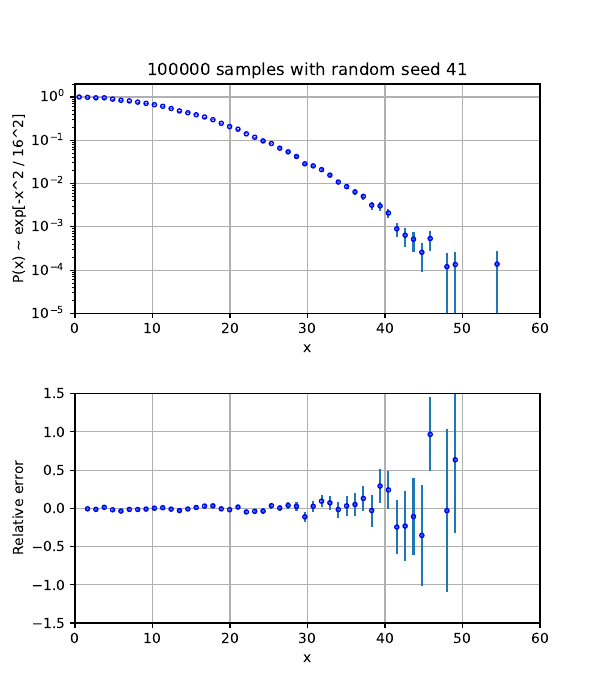

Write Python code to recreate this figure.
#!/usr/bin/python
import os
import sys
import glob
import time
import numpy as np
import matplotlib.pyplot as plt
# ------------------------------------------------------------------
# Generate 100k gaussian random numbers, 'dat', distributed according to
#   exp[-x^2 / 16^2]

# Consider absolute value that we'll also focus on with the LLR method

# Bootstrap dat to determine the relative error on the histogram counts
# in each of Nbins bins (normalized by the first count at x=0)

# !!! Currently only have matplotlib v1.5.2 for python3
# !!! So stick with python2 (and matplotlib v2.2.3) for now

# Parse argument: random seed
if len(sys.argv) < 2:
  print("Usage:", str(sys.argv[0]), "<RNG seed>")
  sys.exit(1)
seed = int(sys.argv[1])
runtime = -time.time()

# Seed (Mersenne Twister) random number generator
# Use thread-safe RandomState instead of (global) seed
# Former should allow multiple independent streams if desired
prng = np.random.RandomState(seed)

# Number of bins for histograms
Nbins = 51
# ------------------------------------------------------------------



# ------------------------------------------------------------------
# Set up array of numbers with hard-coded length Npts=100,000
# We want P(x) ~ exp[x^2 / 16^2]
# Numpy sets up  exp[x^2 / 2sigma^2]
mean = 0.0
stdev = 16.0
Npts = int(1e5)
sigma = stdev / np.sqrt(2.0)
dat = np.abs(prng.normal(mean, sigma, Npts))

# Manually set up bin list using dat
maxdat = max([np.ceil(max(dat)), -1.0 * np.floor(min(dat))])
#print max(dat), np.ceil(max(dat)), min(dat), np.floor(min(dat)), maxdat
spacing = maxdat / Nbins
binlist = np.arange(0, maxdat + 1, spacing)
centers = np.arange(0.5 * spacing, maxdat + 1 - 0.5 * spacing, spacing)
#print len(binlist), len(centers)    # 52, 51
#print binlist
#print centers
#sys.exit(0)

# Quick visual check of full data set
# Use 'density' to compare with P(x)
# This seems to set the integral to unity
# --> will have bins with less than 1/Npts = 1e-5...
#count, bins, ignored = plt.hist(dat, Nbins, density=True,
#                                histtype='step', hatch='//')
#norm = 2.0 / (stdev * np.sqrt(np.pi))   # Double to add both +/- sides
#plt.semilogy(bins, norm * np.exp(-bins**2 / stdev**2),
#             linewidth=2, color='r')
#plt.axis([0.0, 60.0, 1e-7, 0.1])
#plt.xticks(np.arange(0, 61, step=20))
#title = str(Npts) + ' samples with random seed ' + str(seed)
#plt.title(title)
#plt.xlabel('x')
#plt.ylabel('P(x) ~ exp[-x^2 / 16^2]')
#outfile = 'naive_check.pdf'
#plt.savefig(outfile)
#plt.show()

# References for bootstrapping:
# www.physics.utah.edu/~detar/phys6720/handouts/ftspect/ftspect/node7.html
# --> The uncertainty is the standard deviation of the distribution
# www.itl.nist.gov/div898/handbook/eda/section3/bootplot.htm
# --> Do 500 resamples each selecting Npts points with replacement
Nsamples = 500
sample = np.empty_like(dat)   # Npts numbers to be pulled from dat
counts = np.empty((Nsamples, Nbins), dtype = np.float)
for i in range(Nsamples):
  # Checked that this covers the full range, with replacement
  indices = prng.randint(0, high=Npts, size=Npts)
  for j in range(Npts):
    sample[j] = dat[indices[j]]

  # Bin this sample using the fixed binlist defined above
  # Normalize here by count in first bin at x=0
  count, ignored = np.histogram(sample, bins=binlist, density=False)
  norm = 1.0 / float(count[0])
  counts[i] = norm * count
# ------------------------------------------------------------------



# ------------------------------------------------------------------
# Now average the counts in each bin
# The error is the standard deviation of the population, not of the mean
mean = counts.mean(0)
err = counts.std(0)
#print len(mean), len(err)    # 51, 51
#print mean
#print err
#sys.exit(0)

# Set up relative error --- some shenanigans needed to skip NaNs
# Skip first bin, which has no fluctuations since used to normalize
xList = []
devList = []                # Relative deviation of results from exact
relList = []
for i in range(1, Nbins):   # Try to work around divide-by-zero warnings
  if mean[i] > 0.0:
    xList.append(centers[i])
    devList.append(mean[i] / np.exp(-centers[i]**2 / stdev**2) - 1.0)
    relList.append(err[i] / mean[i])
    # Check absolute deviations in units of bootstrap errors
#    dev = (mean[i] - np.exp(-centers[i]**2 / stdev**2)) / err[i]
#    print "%.2g %.4g" % (centers[i], dev)
x = np.array(xList)
dev = np.array(devList)
relErr = np.array(relList)
#print len(x), len(dev), len(relErr)
#print dev
#print relErr
#sys.exit(0)
# ------------------------------------------------------------------



# ------------------------------------------------------------------
# Set up plots of both distribution and relative error
# Create an instance of plt with two subplots
# (MNi) denotes the ith plot in an MxN array
# Put distribution on top
# Aim for two roughly 600x300 plots on top of each other
fig = plt.figure(figsize=(6, 7))
dist = fig.add_subplot(211)
title = str(Npts) + ' samples with random seed ' + str(seed)
dist.set_title(title)
dist.set_xlabel('x')
dist.set_ylabel('P(x) ~ exp[-x^2 / 16^2]')
dist.set_xlim(0, 60)
dist.set_yscale('log')
dist.set_ylim(1e-5, 2)
dist.set_yticks([1e-5, 1e-4, 1e-3, 1e-2, 0.1, 1.0])
dist.grid(True)
dist.errorbar(centers, mean, yerr=err, mfc='none', mec='b', marker='o',
             linestyle='None', ms=3)

# Put relative error below
rel = fig.add_subplot(212)
fig.subplots_adjust(hspace = 0.35)
rel.set_xlabel('x')
rel.set_ylabel('Relative error')
rel.set_xlim(0, 60)
rel.set_yscale('linear')
rel.set_ylim(-1.5, 1.5)
rel.set_yticks(np.arange(-1.5, 1.6, step=0.5))
rel.grid(True)
rel.errorbar(x, dev, yerr=relErr, mfc='none', mec='b', marker='o',
             linestyle='None', ms=3)

# Save it to disk after checking it
#plt.show()
outfile = 'naive.pdf'
plt.savefig(outfile)
# ------------------------------------------------------------------



# ------------------------------------------------------------------
# Clean up and close down
runtime += time.time()
print("Runtime: %0.1f seconds" % runtime)
# ------------------------------------------------------------------
